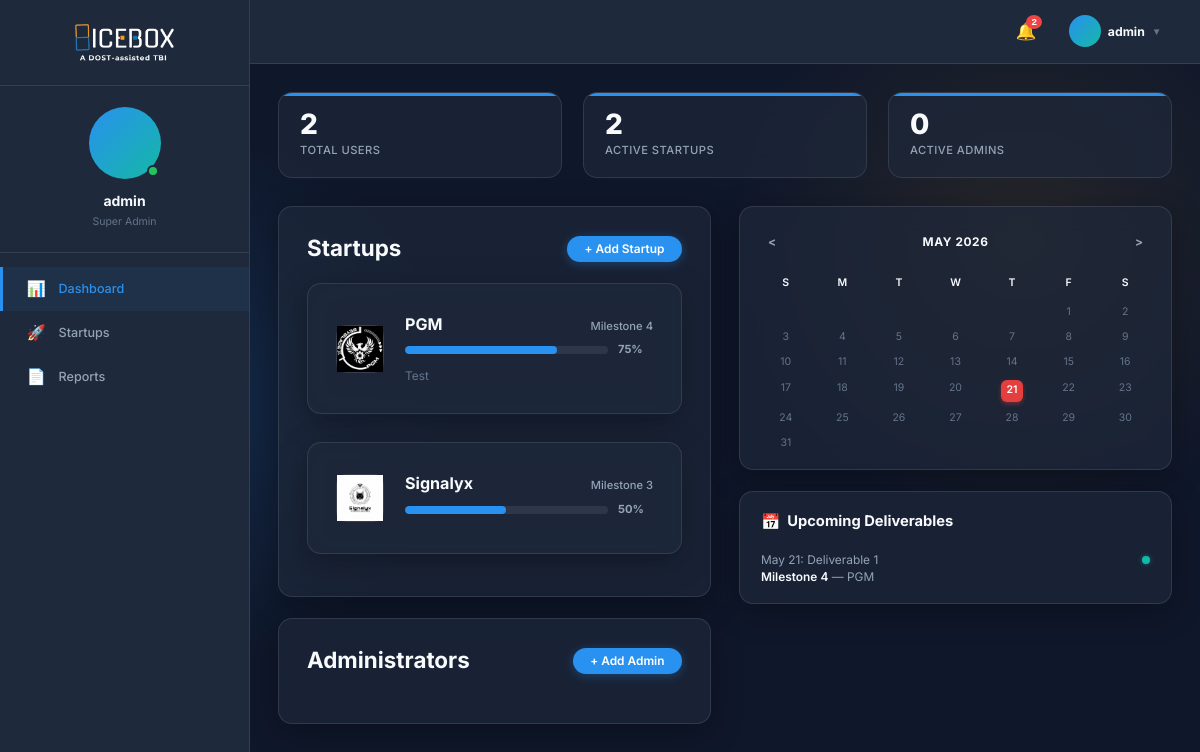
Screenshot of /dashboard/ (signed in) with the database file from the repository.
### incubator/models.py (models this page shows, shortened)
class User(AbstractUser):
    ROLE_CHOICES = (
        ('super_admin', 'Super Admin'),
        ('admin', 'Admin'),
        ('incubatee', 'Incubatee'),
    )
    role = models.CharField(max_length=20, choices=ROLE_CHOICES, default='incubatee')
    middle_name = models.CharField(max_length=100, blank=True, null=True)
    contact_number = models.CharField(max_length=20, blank=True, null=True)
    profile_picture = models.ImageField(upload_to='profile_pictures/', blank=True, null=True)
    created_by = models.ForeignKey('self', on_delete=models.SET_NULL, null=True, blank=True)

class Startup(models.Model):
    name = models.CharField(max_length=200)
    description = models.TextField(blank=True, null=True)
    logo = models.ImageField(upload_to='startup_logos/', blank=True, null=True)
    owner = models.ForeignKey(User, on_delete=models.CASCADE, related_name='owned_startups')
    email = models.EmailField(max_length=120, blank=True, null=True)
    contact_number = models.CharField(max_length=20, blank=True, null=True)
    created_at = models.DateTimeField(default=timezone.now)
    cohort = models.ForeignKey(Cohort, on_delete=models.SET_NULL, null=True, blank=True, related_name='startups')
    members = models.ManyToManyField(User, through='StartupMember', related_name='startups')
    @property
    def progress(self):
        total = self.milestones.count()
        if total == 0:
            return 0
        completed = self.milestones.filter(status='completed').count()
        return int((completed / total) * 100)

class Milestone(models.Model):
    STATUS_CHOICES = (
        ('not-yet', 'Not Yet'),
        ('pending', 'Pending'),
        ('completed', 'Completed'),
    )
    startup = models.ForeignKey(Startup, on_delete=models.CASCADE, related_name='milestones')
    milestone_progress = models.IntegerField(blank=True, null=True) # Could be an index
    title = models.CharField(max_length=200, blank=True, null=True)
    description = models.TextField(blank=True, null=True)
    status = models.CharField(max_length=20, choices=STATUS_CHOICES, default='not-yet')
    due_date = models.DateField(blank=True, null=True)
    completed_at = models.DateTimeField(blank=True, null=True)
    def is_locked(self):
        if self.milestone_progress == 1:
            return False  # First milestone is never locked
        previous_milestone = self.startup.milestones.filter(
            milestone_progress=self.milestone_progress - 1
        ).first()
        if previous_milestone:
            return previous_milestone.status != 'completed'
        return False

class Deliverable(models.Model):
    STATUS_CHOICES = (
        ('pending', 'Pending'),
        ('submitted', 'Submitted'),
        ('approved', 'Approved'),
        ('rejected', 'Rejected'),
    )
    milestone = models.ForeignKey(Milestone, on_delete=models.CASCADE, related_name='deliverables')
    template = models.ForeignKey('DeliverableTemplate', on_delete=models.SET_NULL, null=True, blank=True)
    name = models.CharField(max_length=200)
    due_date = models.DateField(blank=True, null=True)
    requirements = models.TextField(blank=True, null=True)
    status = models.CharField(max_length=20, choices=STATUS_CHOICES, default='pending')
    uploaded_at = models.DateTimeField(default=timezone.now)

### incubator/views.py (the view)
# urls.py: path('dashboard/', views.dashboard, name='dashboard'),
@login_required
def dashboard(request):
    user = request.user
    if user.role == 'super_admin':
        return super_admin_dashboard(request)
    elif user.role == 'admin':
        return admin_dashboard(request)
    else:
        return incubatee_dashboard(request)

### templates/dashboard/super_admin.html (shortened to what this page needs)
{% extends 'base.html' %}
{% block content %}
<div class="stats-row">
    <div class="stat-card">
        <div class="stat-number">{{ total_users }}</div>
        <div class="stat-label">Total Users</div>
    </div>
    <div class="stat-card">
        <div class="stat-number">{{ total_startups }}</div>
        <div class="stat-label">Active Startups</div>
    </div>
    <div class="stat-card">
        <div class="stat-number">{{ total_admins }}</div>
        <div class="stat-label">Active Admins</div>
    </div>
</div>
<div class="dashboard-grid">
    <div style="display: flex; flex-direction: column; gap: 1.5rem;">
        <div class="glass-card" style="padding: 2rem;">
            <div style="display: flex; justify-content: space-between; align-items: center; margin-bottom: 1.5rem;">
                <h2 style="font-size: 1.6rem; font-weight: 700; color: var(--text-primary); margin: 0;">Startups</h2>
                <a href="{% url 'add_startup' %}" class="btn btn-primary" style="padding: 0.5rem 1.25rem; font-size: 0.85rem; border-radius: 50px;">+ Add Startup</a>
            </div>
            <div class="flex flex-col gap-sm">
                {% for startup in startups %}
                <div class="glass-card flex items-center gap-md p-sm mb-sm">
                    <div class="avatar-placeholder">
                        {% if startup.logo %}
                        <img src="{{ startup.logo.url }}" alt="{{ startup.name }}">
                        {% else %}
                        <div style="font-size: 1.25rem; font-weight: bold; color: var(--accent-color);">
                            {{ startup.name|slice:":2"|upper }}
                        </div>
                        {% endif %}
                    </div>
                    <div style="flex: 1;">
                        <div style="display: flex; justify-content: space-between; align-items: baseline; margin-bottom: 0.25rem;">
                            <a href="{% url 'view_startup' startup.id %}" style="font-size: 1.15rem; font-weight: 700; color: var(--text-primary); text-decoration: none;">{{ startup.name }}</a>
                            <span style="font-size: 0.8rem; color: var(--text-secondary); font-weight: 500;">{% if startup.current_milestone %}Milestone {{ startup.current_milestone.milestone_progress }}{% else %}All Completed ✓{% endif %}</span>
                        </div>
                        <div class="progress-bar-wrap">
                        <div class="progress-bar">
                            <div class="progress-fill" style="width: {% if startup.progress > 0 %}{{ startup.progress }}{% else %}1{% endif %}%;"></div>
                        </div>
                        <span class="progress-pct">{% if startup.progress > 0 %}{{ startup.progress }}%{% else %}1%{% endif %}</span>
                    </div>
                        <div style="font-size: 0.85rem; color: var(--text-tertiary); margin-top: 0.5rem; text-transform: capitalize;">
                            {{ startup.description|truncatewords:8 }}
                        </div>
                    </div>
                </div>
                {% empty %}
                <div class="glass-card flex items-center gap-md p-sm mb-sm" style="justify-content: center; padding: 3rem 1rem;">
                    <div style="color: var(--text-tertiary); font-weight: 500;">No startups found.</div>
                </div>
                {% endfor %}
            </div>
        </div>
        <div class="glass-card" style="padding: 2rem;">
             <div style="display: flex; justify-content: space-between; align-items: center; margin-bottom: 1.5rem;">
                <h2 style="font-size: 1.6rem; font-weight: 700; color: var(--text-primary); margin: 0;">Administrators</h2>
                <a href="{% url 'add_admin' %}" class="btn btn-primary" style="padding: 0.5rem 1.25rem; font-size: 0.85rem; border-radius: 50px;">+ Add Admin</a>
            </div>
        </div>
    </div>
    <div style="display: flex; flex-direction: column; gap: 1.5rem;">
        <div class="glass-card" style="padding: 1.25rem 1.5rem;">
            <div style="display: flex; justify-content: space-between; align-items: center; margin-bottom: 1.25rem;">
                <span id="prev-month" style="cursor: pointer; font-weight: bold; font-size: 0.85rem; color: var(--text-secondary); padding: 0.5rem;">&lt;</span>
                <span id="calendar-month-year" style="font-weight: 700; font-size: 0.85rem; letter-spacing: 0.05em; color: var(--text-primary); text-transform: uppercase;"></span>
                <span id="next-month" style="cursor: pointer; font-weight: bold; font-size: 0.85rem; color: var(--text-secondary); padding: 0.5rem;">&gt;</span>
            </div>
            <div id="calendar-grid" style="display: grid; grid-template-columns: repeat(7, 1fr); text-align: center; font-size: 0.75rem; color: var(--text-tertiary); gap: 0.5rem; row-gap: 0.6rem;">
            </div>
        </div>
        <div class="glass-card" style="padding: 1.25rem 1.5rem;">
            <div style="font-weight: 700; font-size: 1.05rem; margin-bottom: 1.25rem; display: flex; align-items: center; gap: 0.5rem; color: var(--text-primary);">
                <span style="font-size: 1.1rem;">📅</span> Upcoming Deliverables
            </div>
            <div style="display: flex; flex-direction: column; gap: 1.25rem;">
                {% if upcoming_deliverables %}
                    {% for item in upcoming_deliverables %}
                        <div style="display: flex; justify-content: space-between; align-items: flex-start; font-size: 0.85rem; color: var(--text-secondary); line-height: 1.4;">
                            <div>
                                {{ item.due_date }}: {{ item.deliverable_name }}<br>
                                <span style="font-weight: 600; color: var(--text-primary);">{{ item.milestone_name }}</span> — {{ item.startup_name }}
                            </div>
                            <div style="width: 8px; height: 8px; border-radius: 50%; background: #14B8A6; margin-top: 4px; flex-shrink: 0; box-shadow: 0 0 4px rgba(20, 184, 166, 0.5);"></div>
                        </div>
                    {% endfor %}
                {% else %}
                    <div style="font-size: 0.85rem; color: var(--text-tertiary);">No upcoming deliverables found.</div>
                {% endif %}
            </div>
        </div>
    </div>
</div>
{% endblock %}

### templates/base.html (shortened to what this page needs)
{% load static %}
<!DOCTYPE html>
<html lang="en">
<head>
    <link rel="stylesheet" href="https://cdn.jsdelivr.net/npm/bootstrap-icons@1.11.3/font/bootstrap-icons.min.css">
    <link rel="stylesheet" href="{% static 'css/main.css' %}">
</head>
<body>
    {% if user.is_authenticated %}
    <div class="app-layout">
        <aside class="sidebar">
            <div class="sidebar-logo">
                <a href="{% url 'dashboard' %}">
                    <img src="{% static 'img/logo-dark-mode.png' %}" alt="Icebox Logo" class="logo-dark">
                </a>
            </div>
            <div class="sidebar-profile">
                {% if user.profile_picture %}
                    <img src="{{ user.profile_picture.url }}" alt="{{ user.username }}" class="sidebar-avatar" style="object-fit: cover;">
                {% else %}
                    <div class="sidebar-avatar">
                    </div>
                {% endif %}
                <div class="sidebar-username">{{ user.get_full_name|default:user.username }}</div>
                <div class="sidebar-role">{{ user.get_role_display }}</div>
            </div>
            <nav class="sidebar-nav">
                <a href="{% url 'dashboard' %}"
                    class="sidebar-link {% if request.resolver_match.url_name == 'dashboard' %}active{% endif %}">
                    <span class="sidebar-icon">📊</span> Dashboard
                </a>
                {% if user.role == 'admin' or user.role == 'super_admin' %}
                <a href="{% url 'startups_list' %}"
                    class="sidebar-link {% if request.resolver_match.url_name == 'startups_list' or request.resolver_match.url_name == 'add_startup' %}active{% endif %}">
                    <span class="sidebar-icon">🚀</span> Startups
                </a>
                <a href="{% url 'reports' %}"
                    class="sidebar-link {% if 'report' in request.resolver_match.url_name %}active{% endif %}">
                    <span class="sidebar-icon">📄</span> Reports
                </a>
                {% endif %}
            </nav>
        </aside>
        <div class="main-content">
            <div class="topbar">
                <div style="position: relative;">
                    <button id="notification-toggle" class="nav-icon" aria-label="Notifications">
                        🔔
                        {% if unread_notifications_count > 0 %}
                        <span class="badge">{{ unread_notifications_count }}</span>
                        {% endif %}
                    </button>
                </div>
                <div class="topbar-user" id="user-menu-toggle">
                    {% if user.profile_picture %}
                    <img src="{{ user.profile_picture.url }}" alt="{{ user.username }}" class="topbar-user-avatar"
                        style="object-fit: cover;">
                    {% else %}
                    <div class="topbar-user-avatar">
                    </div>
                    {% endif %}
                    <span class="text-sm font-bold" style="color: var(--text-primary);">{{ user.username }}</span>
                    <span style="font-size: 0.7rem; color: var(--text-tertiary);">▼</span>
                </div>
            </div>
            <div class="main-body">
                {% endif %}
                {% block content %}
                {% endblock %}
                {% if user.is_authenticated %}
            </div>
        </div>
    </div>
    {% endif %}
</body>
</html>

### rows the page displays
User: get_full_name "admin", role "Super Admin", username "admin"
Startup: logo (picture), name "PGM", current_milestone.milestone_progress "4", progress "75", description "Test", startup_name "PGM"
Startup: logo (picture), name "Signalyx", current_milestone.milestone_progress "3", progress "50"
Deliverable: deliverable_name "Deliverable 1"
Milestone: milestone_name "Milestone 4"

### other values shown
{{ unread_notifications_count }} "2"
{{ total_users }} "2"
{{ total_startups }} "2"
{{ total_admins }} "0"
{{ item.due_date }} "May 21"
